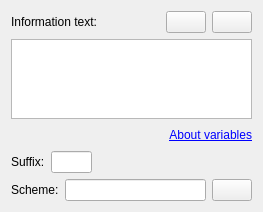
<?xml version="1.0" encoding="UTF-8"?>
<ui version="4.0">
 <class>ProfileDataInfoWidgetUI</class>
 <widget class="QWidget" name="ProfileDataInfoWidgetUI">
  <property name="geometry">
   <rect>
    <x>0</x>
    <y>0</y>
    <width>263</width>
    <height>212</height>
   </rect>
  </property>
  <layout class="QGridLayout" name="gridLayout">
   <item row="0" column="0">
    <layout class="QHBoxLayout" name="horizontalLayout_3">
     <item>
      <widget class="QLabel" name="label_text">
       <property name="sizePolicy">
        <sizepolicy hsizetype="MinimumExpanding" vsizetype="Preferred">
         <horstretch>0</horstretch>
         <verstretch>0</verstretch>
        </sizepolicy>
       </property>
       <property name="text">
        <string>Information text:</string>
       </property>
      </widget>
     </item>
     <item>
      <widget class="QPushButton" name="kpushbutton_load"/>
     </item>
     <item>
      <widget class="QPushButton" name="kpushbutton_save"/>
     </item>
    </layout>
   </item>
   <item row="1" column="0">
    <widget class="QTextEdit" name="ktextedit_text"/>
   </item>
   <item row="2" column="0">
    <layout class="QHBoxLayout" name="horizontalLayout_4">
     <item>
      <spacer name="horizontalSpacer_2">
       <property name="orientation">
        <enum>Qt::Horizontal</enum>
       </property>
       <property name="sizeHint" stdset="0">
        <size>
         <width>40</width>
         <height>20</height>
        </size>
       </property>
      </spacer>
     </item>
     <item>
      <widget class="QLabel" name="kurllabel_aboutvariables">
       <property name="text">
        <string>&lt;a href=link&gt;About variables&lt;/a&gt;</string>
       </property>
       <property name="alignment">
        <set>Qt::AlignRight|Qt::AlignTrailing|Qt::AlignVCenter</set>
       </property>
       <property name="textInteractionFlags">
        <set>Qt::TextBrowserInteraction</set>
       </property>
      </widget>
     </item>
    </layout>
   </item>
   <item row="3" column="0">
    <layout class="QHBoxLayout" name="horizontalLayout">
     <item>
      <widget class="QLabel" name="label_suffix">
       <property name="text">
        <string>Suffix:</string>
       </property>
      </widget>
     </item>
     <item>
      <widget class="QLineEdit" name="qlineedit_suffix"/>
     </item>
     <item>
      <spacer name="horizontalSpacer">
       <property name="orientation">
        <enum>Qt::Horizontal</enum>
       </property>
       <property name="sizeHint" stdset="0">
        <size>
         <width>227</width>
         <height>20</height>
        </size>
       </property>
      </spacer>
     </item>
    </layout>
   </item>
   <item row="4" column="0">
    <layout class="QHBoxLayout" name="horizontalLayout_2">
     <item>
      <widget class="QLabel" name="label_scheme">
       <property name="text">
        <string>Scheme:</string>
       </property>
      </widget>
     </item>
     <item>
      <widget class="QLineEdit" name="qlineedit_scheme">
       <property name="sizePolicy">
        <sizepolicy hsizetype="MinimumExpanding" vsizetype="Preferred">
         <horstretch>0</horstretch>
         <verstretch>0</verstretch>
        </sizepolicy>
       </property>
      </widget>
     </item>
     <item>
      <widget class="QPushButton" name="kpushbutton_scheme"/>
     </item>
    </layout>
   </item>
  </layout>
 </widget>
 <resources/>
 <connections/>
</ui>
